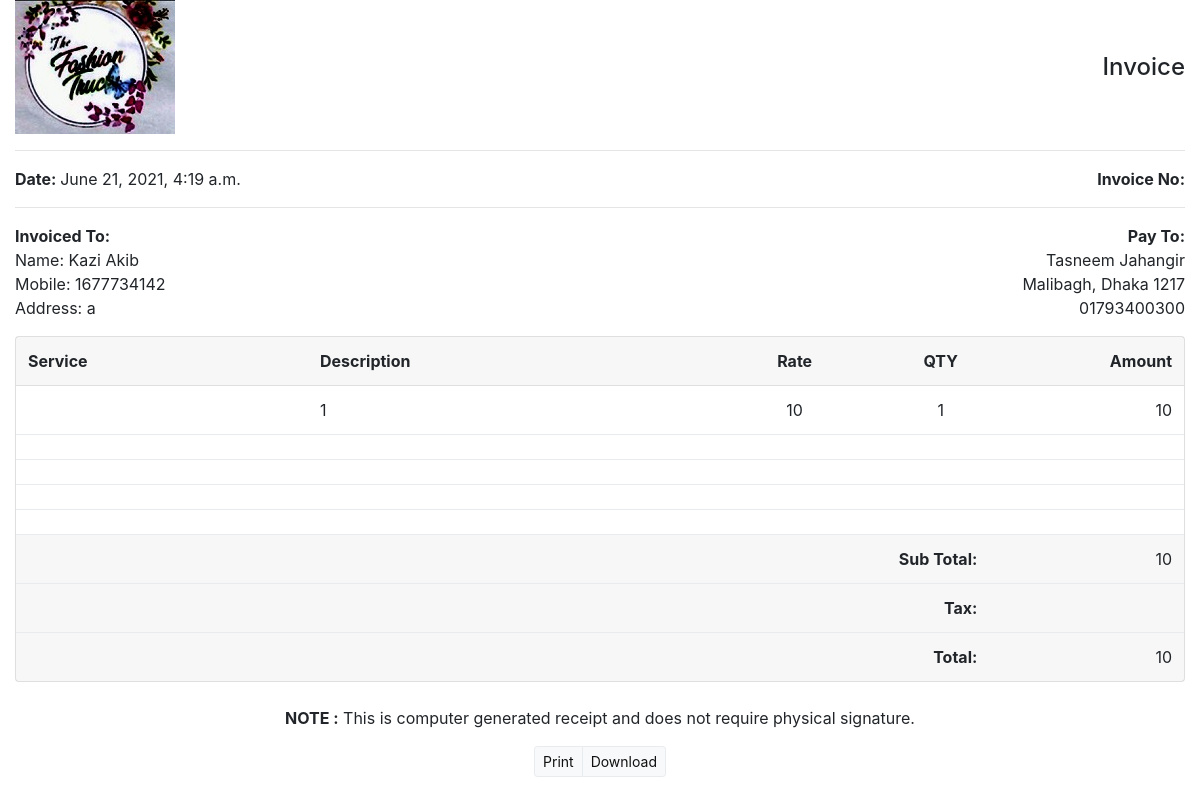
Screenshot of /invoice/36/ with the database file from the repository.
### invoice/models.py (models this page shows, shortened)
class Profile(models.Model):
    name = models.CharField(max_length=30)
    phone = models.IntegerField()
    address = models.CharField(max_length=255)
    time = models.DateTimeField(auto_now_add=True)
    product_details = models.CharField(max_length=255, blank=True)
    price = models.IntegerField(default=0, null=True)
    quantity = models.IntegerField(null=True)
    class Meta:
        ordering = ['-time']

### invoice/views.py (the view)
# urls.py: path('invoice/<int:id>/', views.read_invoice, name='inv'),
def read_invoice(request, id):
	user_profile = Profile.objects.get(pk=id)
	return render(request, 'invoice/xx.html', {'user_profile':user_profile})

### invoice/templates/invoice/xx.html (shortened to what this page needs)
{% load static %}
<!DOCTYPE html>
<html lang="en">
<head>
<link rel="stylesheet" type="text/css" href="//demo.harnishdesign.net/html/koice/vendor/bootstrap/css/bootstrap.min.css"/>
<link rel="stylesheet" type="text/css" href="//demo.harnishdesign.net/html/koice/vendor/font-awesome/css/all.min.css"/>
<link rel="stylesheet" type="text/css" href="//demo.harnishdesign.net/html/koice/css/stylesheet.css"/>
</head>
<body>
<div class="container-fluid invoice-container">
  <header>
  <div class="row align-items-center">
    <div class="col-sm-7 text-center text-sm-left mb-3 mb-sm-0">
      <img id="logo" src="../../../static/logo.jpg" title="Koice" alt="Koice" />
    </div>
    <div class="col-sm-5 text-center text-sm-right">
      <h4 class="text-7 mb-0">Invoice</h4>
    </div>
  </div>
  <hr>
  </header>
  <main>
  <div class="row">
    <div class="col-sm-6"><strong>Date: </strong>{{user_profile.time}}</div>
    <div class="col-sm-6 text-sm-right"> <strong>Invoice No:</strong></div>
  </div>
  <hr>
  <div class="row">
    <div class="col-sm-6 text-sm-right order-sm-1"> <strong>Pay To:</strong>
      <address>
      Tasneem Jahangir<br />
      Malibagh, Dhaka 1217<br />
	  01793400300
      <br />
      </address>
    </div>
    <div class="col-sm-6 order-sm-0 text-wrap"> <strong>Invoiced To:</strong>
      <address class="text-wrap text-break">
		Name: {{user_profile.name}} <br>
		Mobile: {{user_profile.phone}} <br>
		Address: {{user_profile.address}}
      </address>
    </div>
  </div>
  <div class="card">
    <div class="card-body p-0">
      <div class="table-responsive">
        <table class="table mb-0">
		<thead class="card-header">
          <tr>
            <td class="col-3 border-0"><strong>Service</strong></td>
			<td class="col-4 border-0"><strong>Description</strong></td>
            <td class="col-2 text-center border-0"><strong>Rate</strong></td>
			<td class="col-1 text-center border-0"><strong>QTY</strong></td>
            <td class="col-2 text-right border-0"><strong>Amount</strong></td>
          </tr>
        </thead>
          <tbody>
            <tr>
              <td class="col-3 border-0"></td>
              <td class="col-4 text-1 border-0">{{user_profile.product_details}}</td>
              <td class="col-2 text-center border-0">{{user_profile.price}}</td>
			        <td class="col-1 text-center border-0">{{user_profile.quantity}}</td>
			       <td class="col-2 text-right border-0">{% widthratio user_profile.quantity 1 user_profile.price %}</td>
            </tr>
            <tr>
              <td></td>
              <td class="text-1"></td>
              <td class="text-center"></td>
			        <td class="text-center"></td>
			        <td class="text-right"></td>
            </tr>
            <tr>
              <td></td>
              <td class="text-1"></td>
              <td class="text-center"></td>
			        <td class="text-center"></td>
			        <td class="text-right"></td>
            </tr>
            <tr>
              <td></td>
              <td class="text-1"></td>
              <td class="text-center"></td>
			        <td class="text-center"></td>
			        <td class="text-right"></td>
            </tr>
            <tr>
              <td></td>
              <td class="text-1"></td>
              <td class="text-center"></td>
			        <td class="text-center"></td>
			        <td class="text-right"></td>
            </tr>
          </tbody>
		  <tfoot class="card-footer">
			<tr>
              <td colspan="4" class="text-right"><strong>Sub Total:</strong></td>
              <td class="text-right">{% widthratio user_profile.quantity 1 user_profile.price %}</td>
            </tr>
            <tr>
              <td colspan="4" class="text-right"><strong>Tax:</strong></td>
              <td class="text-right"></td>
            </tr>
			<tr>
              <td colspan="4" class="text-right"><strong>Total:</strong></td>
              <td class="text-right">{% widthratio user_profile.quantity 1 user_profile.price %}</td>
            </tr>
		  </tfoot>
        </table>
      </div>
    </div>
  </div>
  </main>
  <footer class="text-center mt-4">
  <p class="text-1"><strong>NOTE :</strong> This is computer generated receipt and does not require physical signature.</p>
  <div class="btn-group btn-group-sm d-print-none">
    <a href="javascript:window.print()" class="btn btn-light border text-black-50 shadow-none">
       Print
    </a>
    <a href="/{{ user_profile.id }}" class="btn btn-light border text-black-50 shadow-none">Download</a>
  </div>
  </footer>
</div>
</body>
</html>

### rows the page displays
Profile: time "June 21, 2021, 4:19 a.m.", name "Kazi Akib", phone "1677734142", address "a", product_details "1", price "10", quantity "1", quantity+price "10"
